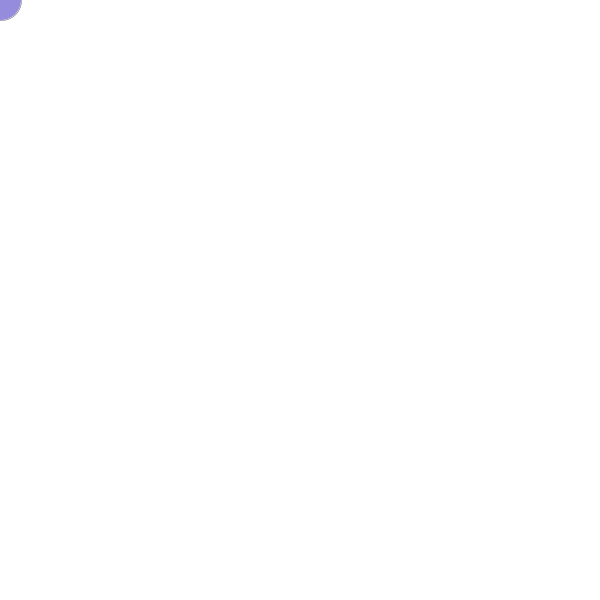
Frame 1 (no input)
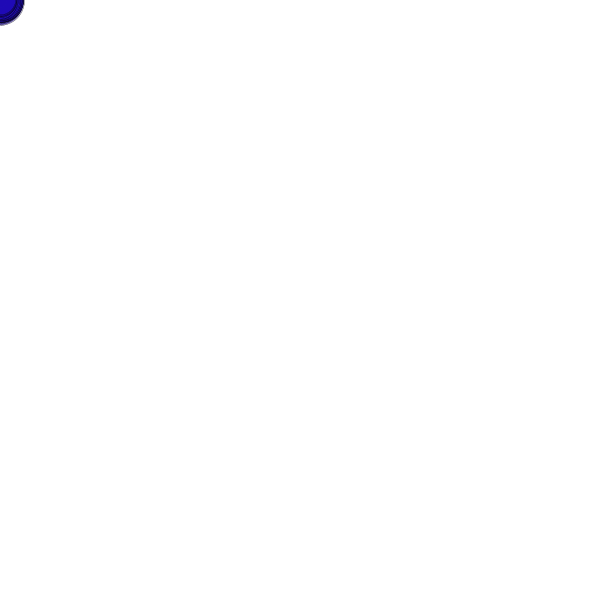
Frame 60 (the mouse pressed at the canvas centre just before this capture)
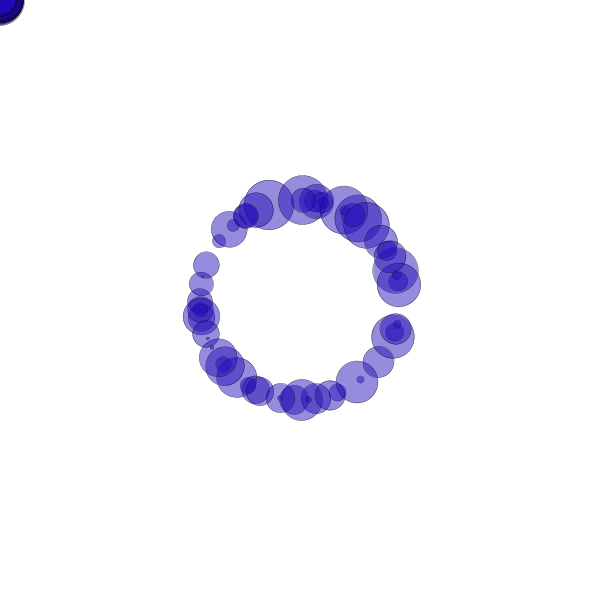
Frame 120 (the mouse held since frame 60 and released just before this capture)

The Processing sketch that drew these frames (run headless with seeded random() and noise(); from frame 60 on, the mouse is pressed at the canvas centre):

// Processing sketch: processing_50751
// ── processing_50751.pde

float angle = 0;
float x = 40;
 
  
void setup() {
 
  size(600, 600);
  smooth();
  background(255);
  frameRate(25);
  fill(random(50),random(45),random(193),120);
  strokeWeight(.3);
  
}
 
 
void draw() {
  translate(mouseX, mouseY);
  rotate(angle);
  ellipse(1,mouseY/3, x, x);
  angle += random(1);
  x-=1;
  if (x<0){
    x=50;
    }
    
    if (keyPressed == true) {
    background(255);
  }
}



void mouseDragged() {
  fill(random(255),random(255),random(255),175);
   triangle(mouseX+random(30),mouseY+random(30),random(40), random(40), random(40), random(40));
     fill(random(255),random(255),random(255),175);
  triangle(mouseX+random(30),mouseY+random(30),random(40), random(40), random(40), random(40));
  stroke(random(10,50),random(10,50),random(10,50),130);
  line(mouseX,mouseY+20,mouseX+50,mouseY+50);

   frameRate(150);
   
   
   if (mouseX>350 && mouseY> 350){
   frameRate(1500);
    strokeWeight(40);}
   else {
     strokeWeight(0.5);}

}
 
